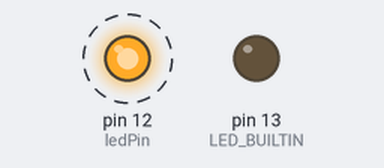
Simulated run of this sketch. Board: Arduino Uno, built with avr-gcc and run on an emulated ATmega328P. On the bench: output pins drawn as LEDs (lit = HIGH). Dashed ring = blinking.

Above: at 0.5 s.
Timing chart, 0 to 4.6 s (numbered marks = the images above):
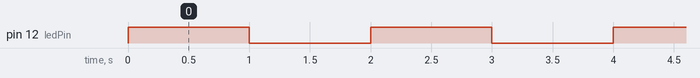

The sketch:

MyFirstSketch.ino
```cpp
const int ledPin = 12;

void setup() {
    pinMode(ledPin, OUTPUT);
    pinMode(LED_BUILTIN, OUTPUT);
    digitalWrite(LED_BUILTIN, LOW);
}

void loop() {
    digitalWrite(ledPin, HIGH);
    delay(1000);
    digitalWrite(ledPin, LOW);
    delay(1000);
}
```

Measured:
- by itself, pin 12 (ledPin): alternates HIGH for 1.0 s and LOW for 1.0 s
